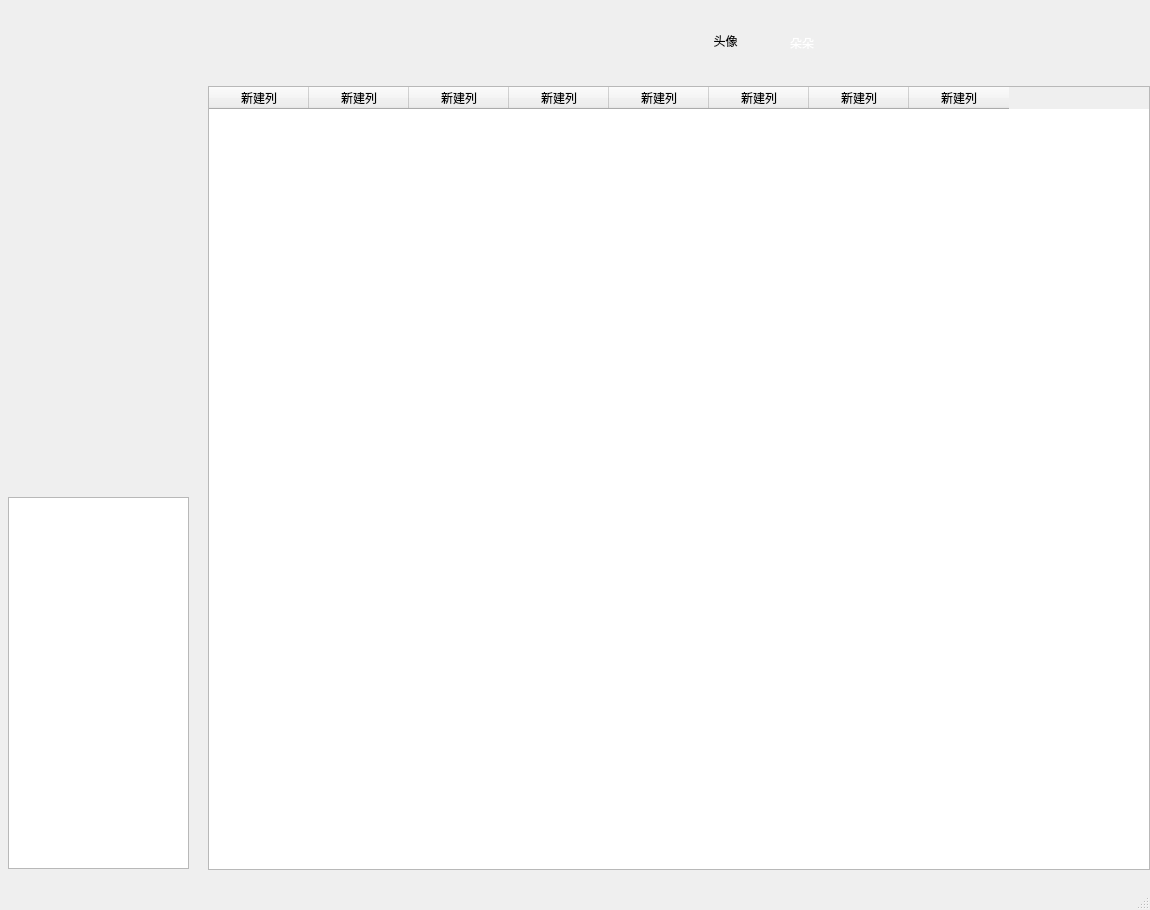
<?xml version="1.0" encoding="UTF-8"?>
<ui version="4.0">
 <class>MainWindow</class>
 <widget class="QMainWindow" name="MainWindow">
  <property name="geometry">
   <rect>
    <x>0</x>
    <y>0</y>
    <width>1150</width>
    <height>910</height>
   </rect>
  </property>
  <property name="sizePolicy">
   <sizepolicy hsizetype="Fixed" vsizetype="Minimum">
    <horstretch>0</horstretch>
    <verstretch>0</verstretch>
   </sizepolicy>
  </property>
  <property name="minimumSize">
   <size>
    <width>1150</width>
    <height>910</height>
   </size>
  </property>
  <property name="maximumSize">
   <size>
    <width>1150</width>
    <height>910</height>
   </size>
  </property>
  <property name="windowTitle">
   <string>MainWindow</string>
  </property>
  <widget class="QWidget" name="centralwidget">
   <widget class="QLineEdit" name="edit_search">
    <property name="geometry">
     <rect>
      <x>101</x>
      <y>27</y>
      <width>211</width>
      <height>31</height>
     </rect>
    </property>
    <property name="styleSheet">
     <string notr="true">border-radius: 8px;                                           
font: 75 12pt &quot;等线&quot;;
background:transparent;
border-width:0;
border-style:outset


</string>
    </property>
    <property name="text">
     <string/>
    </property>
    <property name="placeholderText">
     <string/>
    </property>
   </widget>
   <widget class="QPushButton" name="btn_search">
    <property name="geometry">
     <rect>
      <x>310</x>
      <y>20</y>
      <width>45</width>
      <height>41</height>
     </rect>
    </property>
    <property name="styleSheet">
     <string notr="true">background:transparent;
border-width:0;
border-style:outset


</string>
    </property>
    <property name="text">
     <string/>
    </property>
   </widget>
   <widget class="QPushButton" name="btn_local">
    <property name="geometry">
     <rect>
      <x>50</x>
      <y>220</y>
      <width>121</width>
      <height>35</height>
     </rect>
    </property>
    <property name="styleSheet">
     <string notr="true">background:transparent;
border-width:0;
border-style:outset

</string>
    </property>
    <property name="text">
     <string/>
    </property>
   </widget>
   <widget class="QPushButton" name="btn_heart">
    <property name="geometry">
     <rect>
      <x>50</x>
      <y>280</y>
      <width>121</width>
      <height>33</height>
     </rect>
    </property>
    <property name="styleSheet">
     <string notr="true">background:transparent;
border-width:0;
border-style:outset

</string>
    </property>
    <property name="text">
     <string/>
    </property>
   </widget>
   <widget class="QPushButton" name="btn_set">
    <property name="geometry">
     <rect>
      <x>1060</x>
      <y>10</y>
      <width>32</width>
      <height>32</height>
     </rect>
    </property>
    <property name="styleSheet">
     <string notr="true">background:transparent;
border-width:0;
border-style:outset


</string>
    </property>
    <property name="text">
     <string/>
    </property>
   </widget>
   <widget class="QTableWidget" name="table_result">
    <property name="geometry">
     <rect>
      <x>208</x>
      <y>86</y>
      <width>942</width>
      <height>784</height>
     </rect>
    </property>
    <property name="styleSheet">
     <string notr="true">font: 14pt &quot;华文仿宋&quot;;</string>
    </property>
    <column>
     <property name="text">
      <string>新建列</string>
     </property>
    </column>
    <column>
     <property name="text">
      <string>新建列</string>
     </property>
    </column>
    <column>
     <property name="text">
      <string>新建列</string>
     </property>
    </column>
    <column>
     <property name="text">
      <string>新建列</string>
     </property>
    </column>
    <column>
     <property name="text">
      <string>新建列</string>
     </property>
    </column>
    <column>
     <property name="text">
      <string>新建列</string>
     </property>
    </column>
    <column>
     <property name="text">
      <string>新建列</string>
     </property>
    </column>
    <column>
     <property name="text">
      <string>新建列</string>
     </property>
    </column>
   </widget>
   <widget class="QLabel" name="label_name">
    <property name="geometry">
     <rect>
      <x>790</x>
      <y>30</y>
      <width>160</width>
      <height>25</height>
     </rect>
    </property>
    <property name="styleSheet">
     <string notr="true">color: rgb(255, 255, 255);
font: 75 12pt &quot;等线&quot;;
background:transparent;
border-width:0;
border-style:outset</string>
    </property>
    <property name="text">
     <string>朵朵</string>
    </property>
   </widget>
   <widget class="QLabel" name="label_photo">
    <property name="geometry">
     <rect>
      <x>707</x>
      <y>10</y>
      <width>62</width>
      <height>62</height>
     </rect>
    </property>
    <property name="text">
     <string>  头像</string>
    </property>
   </widget>
   <widget class="QPushButton" name="btn_photo">
    <property name="geometry">
     <rect>
      <x>707</x>
      <y>10</y>
      <width>62</width>
      <height>62</height>
     </rect>
    </property>
    <property name="styleSheet">
     <string notr="true">background:transparent;
border-width:0;
border-style:outset</string>
    </property>
    <property name="text">
     <string/>
    </property>
   </widget>
   <widget class="QPushButton" name="btn_logo">
    <property name="geometry">
     <rect>
      <x>20</x>
      <y>14</y>
      <width>61</width>
      <height>51</height>
     </rect>
    </property>
    <property name="styleSheet">
     <string notr="true">background:transparent;
border-width:0;
border-style:outset

</string>
    </property>
    <property name="text">
     <string/>
    </property>
   </widget>
   <widget class="QLabel" name="label">
    <property name="geometry">
     <rect>
      <x>0</x>
      <y>0</y>
      <width>1150</width>
      <height>910</height>
     </rect>
    </property>
    <property name="sizePolicy">
     <sizepolicy hsizetype="Fixed" vsizetype="Fixed">
      <horstretch>0</horstretch>
      <verstretch>0</verstretch>
     </sizepolicy>
    </property>
    <property name="minimumSize">
     <size>
      <width>1150</width>
      <height>910</height>
     </size>
    </property>
    <property name="maximumSize">
     <size>
      <width>1150</width>
      <height>910</height>
     </size>
    </property>
    <property name="text">
     <string/>
    </property>
    <property name="pixmap">
     <pixmap>../img/base/A全局搜索.png</pixmap>
    </property>
   </widget>
   <widget class="QPushButton" name="btn_down">
    <property name="geometry">
     <rect>
      <x>50</x>
      <y>332</y>
      <width>121</width>
      <height>33</height>
     </rect>
    </property>
    <property name="styleSheet">
     <string notr="true">background:transparent;
border-width:0;
border-style:outset

</string>
    </property>
    <property name="text">
     <string/>
    </property>
   </widget>
   <widget class="QPushButton" name="btn_close">
    <property name="geometry">
     <rect>
      <x>1115</x>
      <y>10</y>
      <width>28</width>
      <height>28</height>
     </rect>
    </property>
    <property name="styleSheet">
     <string notr="true">background:transparent;
border-width:0;
border-style:outset

</string>
    </property>
    <property name="text">
     <string/>
    </property>
   </widget>
   <widget class="QTableWidget" name="table_like">
    <property name="geometry">
     <rect>
      <x>8</x>
      <y>497</y>
      <width>181</width>
      <height>372</height>
     </rect>
    </property>
   </widget>
   <zorder>label</zorder>
   <zorder>edit_search</zorder>
   <zorder>btn_search</zorder>
   <zorder>btn_local</zorder>
   <zorder>btn_heart</zorder>
   <zorder>btn_set</zorder>
   <zorder>table_result</zorder>
   <zorder>label_name</zorder>
   <zorder>label_photo</zorder>
   <zorder>btn_photo</zorder>
   <zorder>btn_logo</zorder>
   <zorder>btn_down</zorder>
   <zorder>btn_close</zorder>
   <zorder>table_like</zorder>
  </widget>
  <widget class="QMenuBar" name="menubar">
   <property name="geometry">
    <rect>
     <x>0</x>
     <y>0</y>
     <width>1150</width>
     <height>26</height>
    </rect>
   </property>
  </widget>
  <widget class="QStatusBar" name="statusbar"/>
 </widget>
 <resources/>
 <connections/>
</ui>
